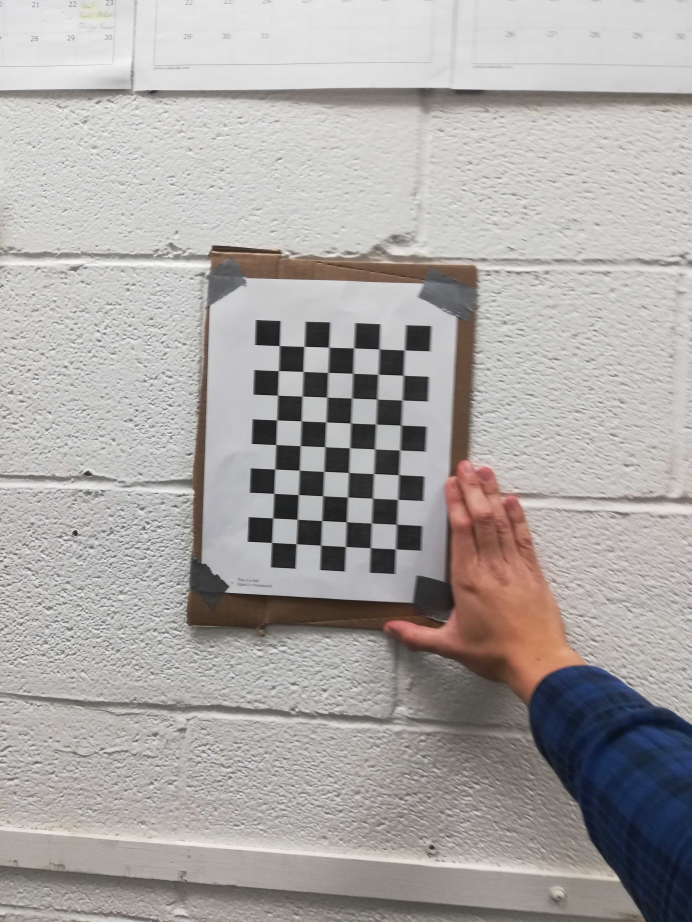
#> input picture openCVTutorials/14.jpg, 3456 x 4608 px (shown at 1/5 size)
$ python custom_chessboard_test.py
#> lines starting #> are read from the running program, lines starting #| are printed output that depends on the picture; long printed decimals are rounded
# testing image corners
import numpy as np
import cv2 as cv
import glob
import math
from scipy.spatial.transform import Rotation as R
# Load previously saved data
with np.load('B.npz') as X:
#> (reads openCVTutorials/B.npz from the repository)
    mtx, dist, _, _ = [X[i] for i in ('mtx','dist','rvecs','tvecs')]

print(cv.__version__)
print("mtx:")
print(mtx)
print("dist:")
print(dist)

def draw(img, corners, imgpts):
    corner = tuple(corners[0].ravel())
    img = cv.line(img, corner, tuple(imgpts[0].ravel()), (255,0,0), 5)
    img = cv.line(img, corner, tuple(imgpts[1].ravel()), (0,255,0), 5)
    img = cv.line(img, corner, tuple(imgpts[2].ravel()), (0,0,255), 5)
    return img

img = cv.imread('14.jpg')
#> img is the input picture: shape (4608, 3456, 3); mean B, G, R 165.3, 167.4, 171.4
gray = cv.cvtColor(img,cv.COLOR_BGR2GRAY)
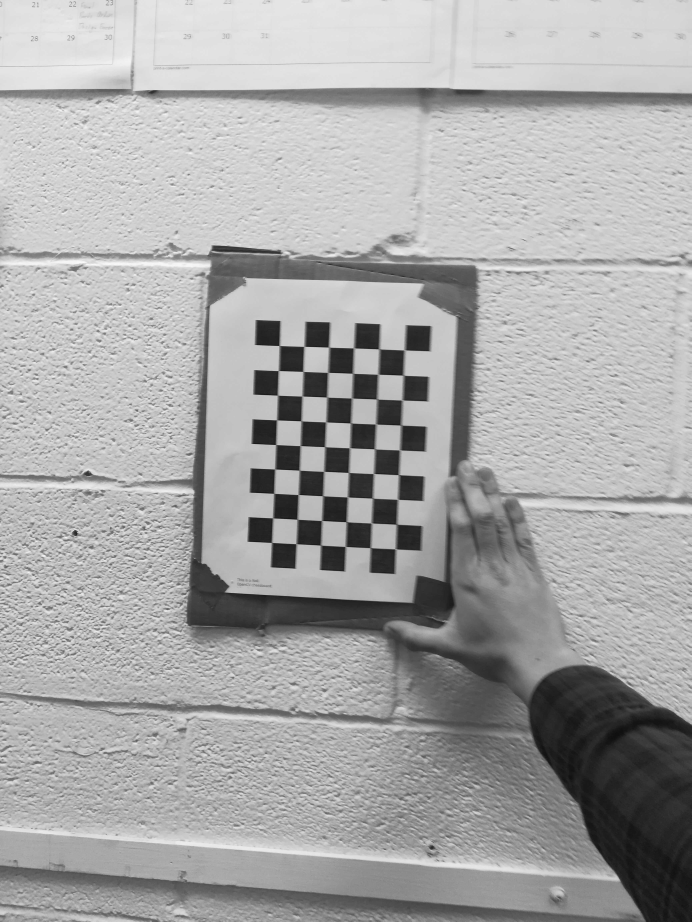
#> gray: shape (4608, 3456) (shown at 1/5 size); min 0, max 255, mean 168.3
ret, corners = cv.findChessboardCorners(gray, (9,6),None) #worked!
#> ret = True; corners = 54 rows, first 8: [2022.9, 1751.5], [2017.5, 1878], [2012.5, 2002.5], [2007.7, 2126.4], [2002, 2252.5], [1994.5, 2376], [1990.9, 2498.4], [1984.5, 2622.5]
criteria = (cv.TERM_CRITERIA_EPS + cv.TERM_CRITERIA_MAX_ITER, 30, 0.001)
objp = np.zeros((6*9,3), np.float32)
objp[:,:2] = np.mgrid[0:9,0:6].T.reshape(-1,2)
axis = np.float32([[3,0,0], [0,3,0], [0,0,-3]]).reshape(-1,3)

if ret == True:
        corners2 = cv.cornerSubPix(gray,corners,(11,11),(-1,-1),criteria)
#> corners2 = 54 rows, first 8: [2021.4, 1751.3], [2013.9, 1877.1], [2009.3, 2001.7], [2003.7, 2126.9], [1997.9, 2251.5], [1993.3, 2374.6], [1988.4, 2497.9], [1981.3, 2622.2]
        # Find the rotation and translation vectors.
        ret,rvecs,tvecs = cv.solvePnP(objp, corners2, mtx, dist)
#> rvecs = [0.0909, 0.0285, 1.61]; tvecs = [2.29, -4.68, 27.54]
        #r = R.from_rotvec(3,rvecs)
         # Convert 3x1 rotation vector to rotation matrix for further computation
        rotation_matrix, jacobian = cv.Rodrigues(rvecs)
#> rotation_matrix = [[-0.0419, -0.996, 0.0763], [0.998, -0.0449, -0.0378], [0.0411, 0.0746, 0.996]]
        # Projection Matrix
        tvecs_new = -np.matrix(rotation_matrix).T * np.matrix(tvecs)
#> tvecs_new = [[3.64], [0.0173], [-27.79]]
        #pmat = np.hstack((rotation_matrix, tvecs))
        pmat = np.hstack((rotation_matrix, tvecs_new))
#> pmat = [[-0.0419, -0.996, 0.0763, 3.64], [0.998, -0.0449, -0.0378, 0.0173], [0.0411, 0.0746, 0.996, -27.79]]
        roll, pitch, yaw = cv.decomposeProjectionMatrix(pmat)[-1]
#> roll = [4.28]; pitch = [-2.35]; yaw = [92.41]
        print('Roll: {:.2f}\nPitch: {:.2f}\nYaw: {:.2f}'.format(float(roll), float(pitch), float(yaw)))
#| Roll: 4.28
#| Pitch: -2.35
#| Yaw: 92.41
        #print(-np.matrix(rotation_matrix).T * np.matrix(tvecs))
        print(cv.decomposeProjectionMatrix(pmat)[-1]) #another way to get Euler angles
#| [[ 4.281]
#|  [-2.354]
#|  [92.405]]

        C = np.matmul(-rotation_matrix.transpose(), tvecs)
#> C = [3.64, 0.0173, -27.79]
        # Orientation vector
        O = np.matmul(rotation_matrix.T, np.array([0, 0, 1]).T)
#> O = [0.0411, 0.0746, 0.996]
        camera_pose = C.squeeze()
#> camera_pose = [3.64, 0.0173, -27.79]
        camera_orientation = O
#> camera_orientation = [0.0411, 0.0746, 0.996]

        # project 3D points to image plane
        imgpts, jac = cv.projectPoints(axis, rvecs, tvecs, mtx, dist)
#> imgpts = [[2003.1, 2126.3], [1644.4, 1737.7], [2023.6, 1693.9]]

        img = draw(img,corners2,imgpts)
#> in draw, `corner = tuple(corners[0].ravel())`: corner = (2021.4, 1751.3)
        imS = cv.resize(img, (540,960))                    # Resize image
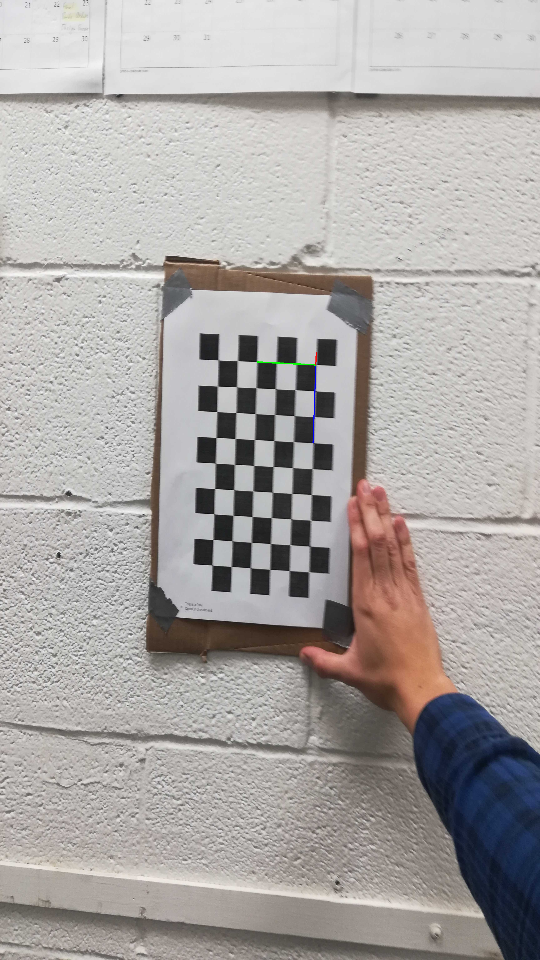
#> imS: shape (960, 540, 3); mean B, G, R 165.2, 167.3, 171.3
        cv.imshow("output", imS)                            # Show image
        #cv.imshow('img',img)
        k = cv.waitKey(0) & 0xFF
#> (key Esc is pressed here)
        if k == ord('s'):
            cv.imwrite(fname[:6]+'.png', img)

cv.destroyAllWindows()
#print(corners)
